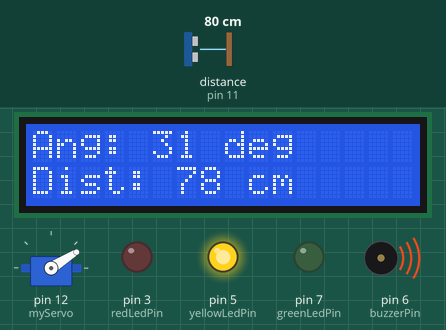
The sketch below on a simulated Arduino Uno, built with avr-gcc and run on an emulated ATmega328P. On the bench: 16×2 character LCD, servo, output pins drawn as LEDs (lit = HIGH), buzzer (waves = sounding). Wiring (inferred from the names in the program): ultrasonic range finder: trigger pin 10; echo pin 11. The inputs (shaded band) are chosen by the test bench; at power-on: distance to the obstacle (sensor on pin 11) 80 cm. The echo pulse lasts 58.3 µs per cm; pins used as bus, display or sensor lines are not drawn; what the sketch prints to the serial monitor is not drawn.

Above: at 3.25 s.
3.3 s: distance to the obstacle (sensor on pin 11) set to 12 cm
At 3.51 s:
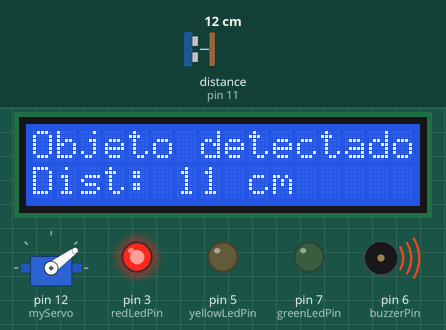
5.0 s: distance to the obstacle (sensor on pin 11) set to 120 cm
At 5.2 s:
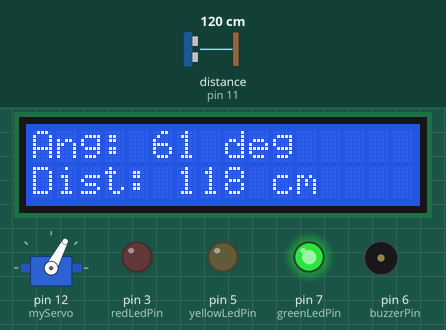
6.7 s: distance to the obstacle (sensor on pin 11) set to 27 cm
At 6.85 s:
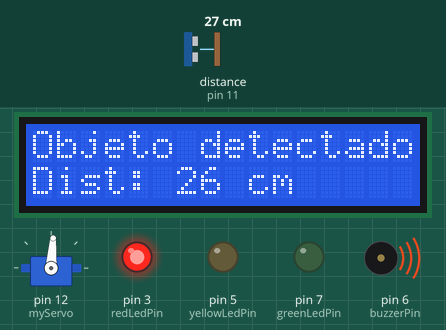
8.4 s: distance to the obstacle (sensor on pin 11) set to 47 cm
At 8.56 s:
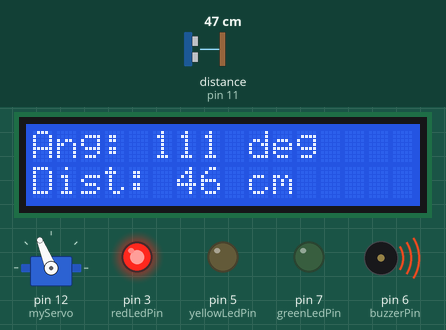
10.1 s: distance to the obstacle (sensor on pin 11) set to 54 cm
At 10.25 s:
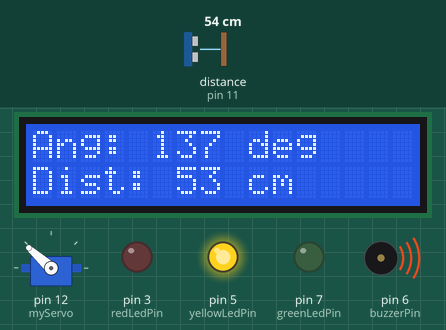
11.8 s: distance to the obstacle (sensor on pin 11) set to 2 cm
At 12.07 s:
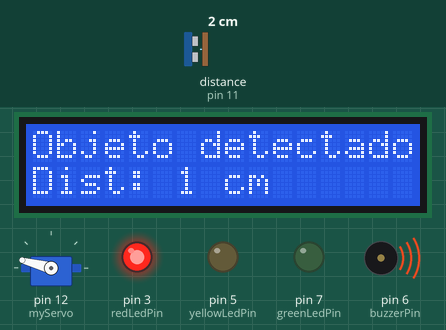
Timing chart, 0 to 22.8 s (numbered marks = the images above; inputs shaded):
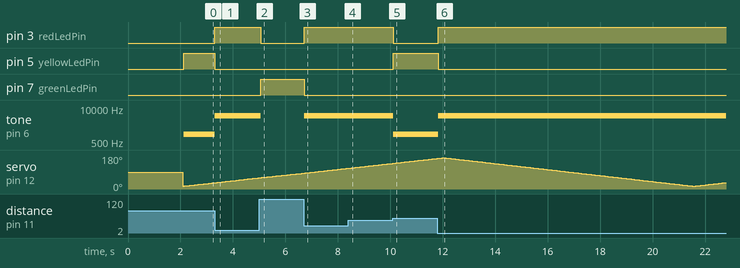

Measured:
- the behaviour switches between 50 and 51 cm on distance to the obstacle (sensor on pin 11) (found by bisection; images 4 and 5)
- after the input at 3.3 s, pin 3 (redLedPin): LOW → HIGH at once; pin 5 (yellowLedPin): HIGH → LOW at once; tone on pin 6 (buzzerPin): 1000 Hz → 5000 Hz at once; the display: first differs from a run without the input after 0.07 s (image 1)
- after the input at 5.0 s, pin 3 (redLedPin): HIGH → LOW after 0.06 s; pin 7 (greenLedPin): LOW → HIGH after 0.06 s; tone on pin 6 (buzzerPin): 5000 Hz → silent after 0.06 s; the display: first changes after 0.12 s (image 2 shows a later state)
- after the input at 6.7 s, pin 3 (redLedPin): LOW → HIGH at once; pin 7 (greenLedPin): HIGH → LOW at once; tone on pin 6 (buzzerPin): silent → 5000 Hz at once; the display: first differs from a run without the input after 0.08 s (image 3)
- after the input at 8.4 s, the display: first changes after 0.09 s (image 4 shows a later state)
- after the input at 10.1 s, pin 3 (redLedPin): HIGH → LOW at once; pin 5 (yellowLedPin): LOW → HIGH at once; tone on pin 6 (buzzerPin): 5000 Hz → 1000 Hz at once
- after the input at 11.8 s, pin 3 (redLedPin): LOW → HIGH at once; pin 5 (yellowLedPin): HIGH → LOW at once; tone on pin 6 (buzzerPin): 1000 Hz → 5000 Hz at once; the display: first differs from a run without the input after 0.08 s (image 6)

The sketch:

sensor_arduino.ino
```cpp
#include <Servo.h>               // Controle do servo motor
#include <Wire.h>                // Comunicação I2C
#include <LiquidCrystal_I2C.h>   // Biblioteca para LCD I2C

// LCD I2C no endereço padrão 0x27, com 16 colunas e 2 linhas
LiquidCrystal_I2C lcd(0x27, 16, 2);

// Pinos do sensor ultrassônico
const int trigPin = 10;
const int echoPin = 11;

// Pinos dos LEDs e buzzer
const int redLedPin = 3;
const int yellowLedPin = 5;
const int greenLedPin = 7;
const int buzzerPin = 6;

// Servo motor
Servo myServo;

// Variáveis de medição
long duration;
int distance;
int angle;  // Variável para armazenar o ângulo

// Limites de alerta
const int warningDistance = 50; // < 50cm → perigo
const int safeDistance = 100;   // >= 100cm → seguro

void setup() {
  // Inicia LCD
  lcd.init();
  lcd.backlight();
  lcd.clear();
  lcd.setCursor(0, 0);
  lcd.print("  Sistema Iniciado");

  // Define pinos do sensor ultrassônico
  pinMode(trigPin, OUTPUT);
  pinMode(echoPin, INPUT);

  // Define pinos dos LEDs e buzzer
  pinMode(redLedPin, OUTPUT);
  pinMode(yellowLedPin, OUTPUT);
  pinMode(greenLedPin, OUTPUT);
  pinMode(buzzerPin, OUTPUT);

  Serial.begin(9600); // Comunicação serial
  myServo.attach(12); // Servo no pino 12

  delay(2000);
  lcd.clear();
}

void loop() {
  // Varre de 15° a 165°
  for (int i = 15; i <= 165; i++) {
    angle = i;
    myServo.write(angle);
    delay(30);
    distance = calculateDistance();

    updateIndicators(distance);
    updateLCD(angle, distance);

    Serial.print(angle);
    Serial.print(",");
    Serial.print(distance);
    Serial.print(".");
  }

  // Retorna de 165° a 15°
  for (int i = 165; i >= 15; i--) {
    angle = i;
    myServo.write(angle);
    delay(30);
    distance = calculateDistance();

    updateIndicators(distance);
    updateLCD(angle, distance);

    Serial.print(angle);
    Serial.print(",");
    Serial.print(distance);
    Serial.print(".");
  }
}

// Calcula distância com sensor ultrassônico
int calculateDistance() {
  digitalWrite(trigPin, LOW);
  delayMicroseconds(2);

  digitalWrite(trigPin, HIGH);
  delayMicroseconds(10);
  digitalWrite(trigPin, LOW);

  duration = pulseIn(echoPin, HIGH);
  distance = duration * 0.034 / 2;

  return distance;
}

// Atualiza LEDs e buzzer
void updateIndicators(int distance) {
  digitalWrite(redLedPin, LOW);
  digitalWrite(yellowLedPin, LOW);
  digitalWrite(greenLedPin, LOW);
  noTone(buzzerPin);

  if (distance == 0 || distance > 250) return;

  if (distance < warningDistance) {
    digitalWrite(redLedPin, HIGH);
    tone(buzzerPin, 5000);
  } else if (distance < safeDistance) {
    digitalWrite(yellowLedPin, HIGH);
    tone(buzzerPin, 1000, 200);
  } else {
    digitalWrite(greenLedPin, HIGH);
  }
}

// Atualiza o LCD com os dados
void updateLCD(int angle, int distance) {
  lcd.clear();

  if (distance < 30 && distance > 0) {
    lcd.setCursor(0, 0);
    lcd.print("Objeto detectado!");
    lcd.setCursor(0, 1);
    lcd.print("Dist: ");
    lcd.print(distance);
    lcd.print(" cm   ");
  } else {
    lcd.setCursor(0, 0);
    lcd.print("Ang: ");
    lcd.print(angle);
    lcd.print(" deg   ");

    lcd.setCursor(0, 1);
    lcd.print("Dist: ");
    lcd.print(distance);
    lcd.print(" cm   ");
  }
}
```
